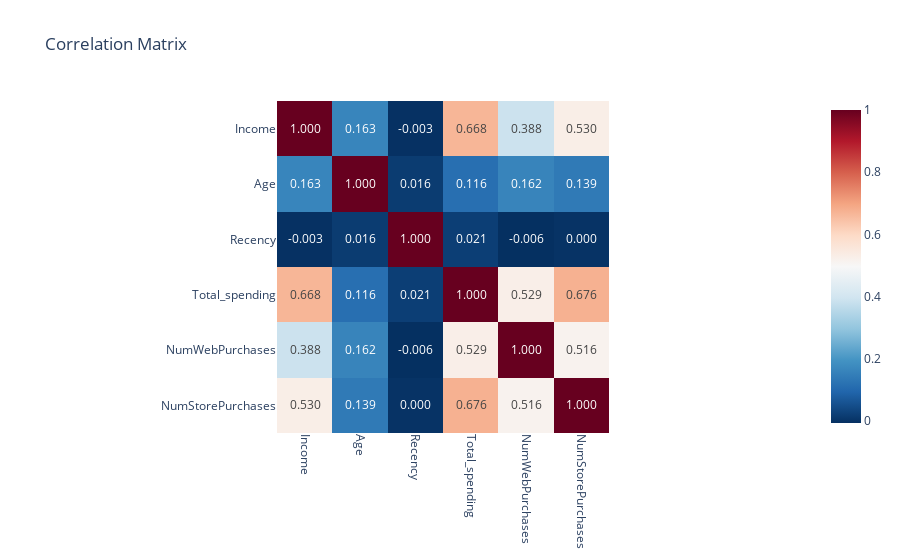

This figure's notebook cell:
### Code cell
fig = px.imshow(corr.corr(), text_auto=".3f",  color_continuous_scale="RdBu_r", title="Correlation Matrix")
fig.update_xaxes(tickangle=90)
fig.show()

### Figure 1 — Plotly figure (JSON) as saved in the notebook; plotly's stock layout.template omitted (floating-point values rounded to 4 significant figures)
{"data": [{"coloraxis": "coloraxis", "hovertemplate": "x: %{x}<br>y: %{y}<br>color: %{z}<extra></extra>", "name": "0", "texttemplate": "%{z:.3f}", "type": "heatmap", "x": ["Income", "Age", "Recency", "Total_spending", "NumWebPurchases", "NumStorePurchases"], "xaxis": "x", "y": ["Income", "Age", "Recency", "Total_spending", "NumWebPurchases", "NumStorePurchases"], "yaxis": "y", "z": [[1.0, 0.1633, -0.003111, 0.6675, 0.3882, 0.5301], [0.1633, 1.0, 0.01597, 0.1161, 0.1624, 0.1392], [-0.003111, 0.01597, 1.0, 0.02084, -0.005518, -0.000109], [0.6675, 0.1161, 0.02084, 1.0, 0.5291, 0.6761], [0.3882, 0.1624, -0.005518, 0.5291, 1.0, 0.5158], [0.5301, 0.1392, -0.000109, 0.6761, 0.5158, 1.0]]}], "layout": {"coloraxis": {"colorscale": [[0, "rgb(5,48,97)"], [0.1, "rgb(33,102,172)"], [0.2, "rgb(67,147,195)"], [0.3, "rgb(146,197,222)"], [0.4, "rgb(209,229,240)"], [0.5, "rgb(247,247,247)"], [0.6, "rgb(253,219,199)"], [0.7, "rgb(244,165,130)"], [0.8, "rgb(214,96,77)"], [0.9, "rgb(178,24,43)"], [1, "rgb(103,0,31)"]]}, "title": {"text": "Correlation Matrix"}, "xaxis": {"anchor": "y", "constrain": "domain", "domain": [0, 1], "scaleanchor": "y", "tickangle": 90}, "yaxis": {"anchor": "x", "autorange": "reversed", "constrain": "domain", "domain": [0, 1]}}}
